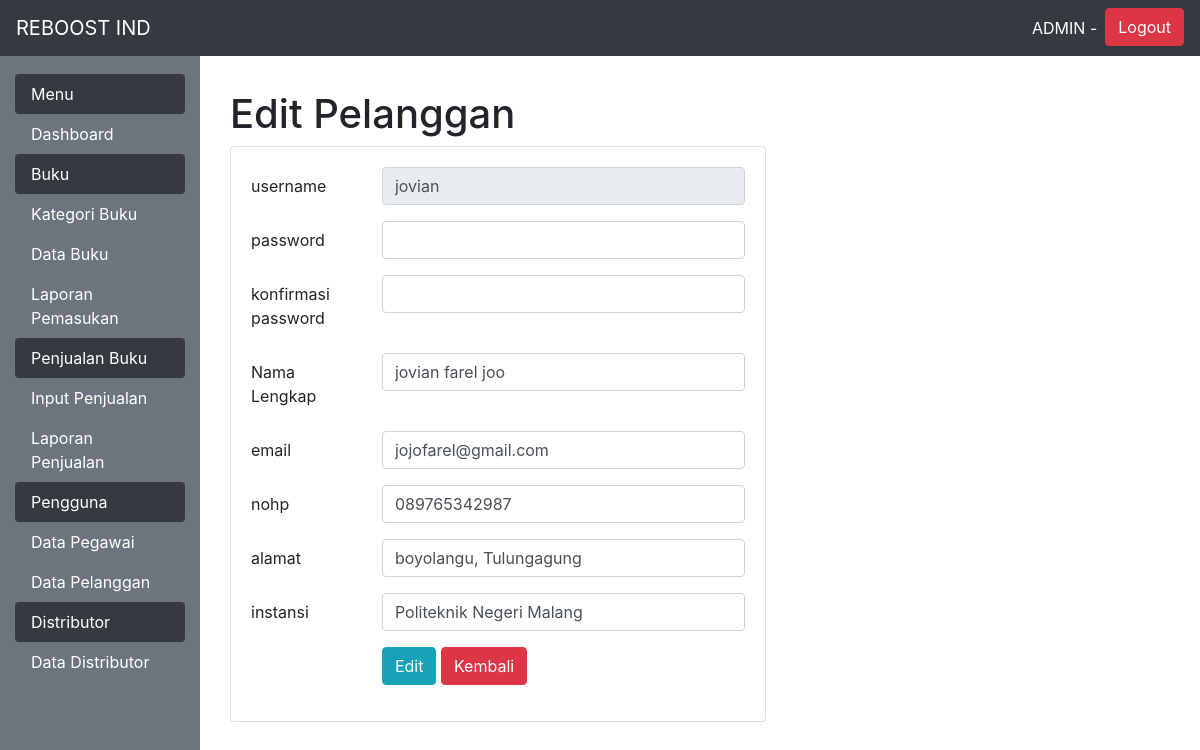
Page /admin.php?menu=editpelanggan&id=17 (signed in) on the committed database.
### tables this page shows
CREATE TABLE `user` (
  `id` int(11) NOT NULL,
  `username` varchar(100) NOT NULL,
  `password` varchar(255) NOT NULL,
  `level` int(11) NOT NULL,
  `nama` varchar(100) NOT NULL,
  `email` varchar(50) NOT NULL,
  `nohp` char(15) NOT NULL,
  `alamat` varchar(255) NOT NULL,
  `instansi` varchar(100) NOT NULL
);

### functions.php (called while the page is built, shortened)
<?php
	$conn = mysqli_connect("localhost","root","","reboost");
	function query($query)
	{
		global $conn;
		$result = mysqli_query($conn, $query);
		$rows = [];
		while ($row = mysqli_fetch_assoc($result))
		{
			$rows[] = $row;
		}
		return $rows;
	}
 ?>

### menu/editpelanggan.php (the view, shortened to what this page needs)
<?php
include 'functions.php';
$id = $_GET['id'];
$employee =query("SELECT * FROM user WHERE id = $id")[0];
?>
	<br>
	<div class="container">
	<h1 class="page-heading">Edit Pelanggan</h1>
	<div class="row">
		<br>
	<div class="col-md-7">
		<div class="">
			<div class="card mb-3" >
				<div class="card-body">
					<form action="" method="post" enctype="multipart/form-data" class="">
					<div class="form-group row">
						<label for="username" class="col-sm-3 col-form-label">username</label>
						<div class="col-sm-9">
							<input type="text" name="username" readonly="" class="form-control" required="" id="username" value="<?php echo $employee["username"]; ?>">
						</div>
					</div>
					<div class="form-group row">
						<label for="password" class="col-sm-3 col-form-label">password</label>
						<div class="col-sm-9">
							<input type="password" name="password" class="form-control" id="password">
						</div>
					</div>
					<div class="form-group row">
						<label for="kpassword" class="col-sm-3 col-form-label">konfirmasi password</label>
						<div class="col-sm-9">
							<input type="password" name="kpassword" class="form-control" id="kpassword">
						</div>
					</div>
					<div class="form-group row">
						<label for="nama" class="col-sm-3 col-form-label">Nama Lengkap</label>
						<div class="col-sm-9">
							<input type="text" name="nama" class="form-control" required="" id="nama" value="<?php echo $employee["nama"]; ?>">
						</div>
					</div>
					<div class="form-group row">
						<label for="email" class="col-sm-3 col-form-label">email</label>
						<div class="col-sm-9">
							<input type="email" name="email" class="form-control" required="" id="email" value="<?php echo $employee["email"]; ?>">
						</div>
					</div>
					<div class="form-group row">
						<label for="nohp" class="col-sm-3 col-form-label">nohp</label>
						<div class="col-sm-9">
							<input type="text" name="nohp" class="form-control" required="" id="nohp" value="<?php echo $employee["nohp"]; ?>">
						</div>
					</div>
					<div class="form-group row">
						<label for="alamat" class="col-sm-3 col-form-label">alamat</label>
						<div class="col-sm-9">
							<input type="text" name="alamat" class="form-control" required="" id="alamat" value="<?php echo $employee["alamat"]; ?>">
						</div>
					</div>
					<div class="form-group row">
						<label for="instansi" class="col-sm-3 col-form-label">instansi</label>
						<div class="col-sm-9">
							<input type="text" name="instansi" class="form-control" required="" id="instansi" value="<?php echo $employee["instansi"]; ?>">
						</div>
					</div>
					<div class="form-group row">
						<div class="col-sm-3"></div>
						<div class="col-sm-9">
							<input type="submit" name="edit" value="    Edit" class="btn btn-info">
							<a href="?menu=datapegawai" class="btn btn-danger" name="kembali">Kembali</a>
						</div>
					</div>
				</form>
			</div>
		</div>
	</div>
</div>

### rows in the picture
user: username "jovian", nama "jovian farel joo", email "jojofarel@gmail.com", nohp "089765342987", alamat "boyolangu, Tulungagung", instansi "Politeknik Negeri Malang"
